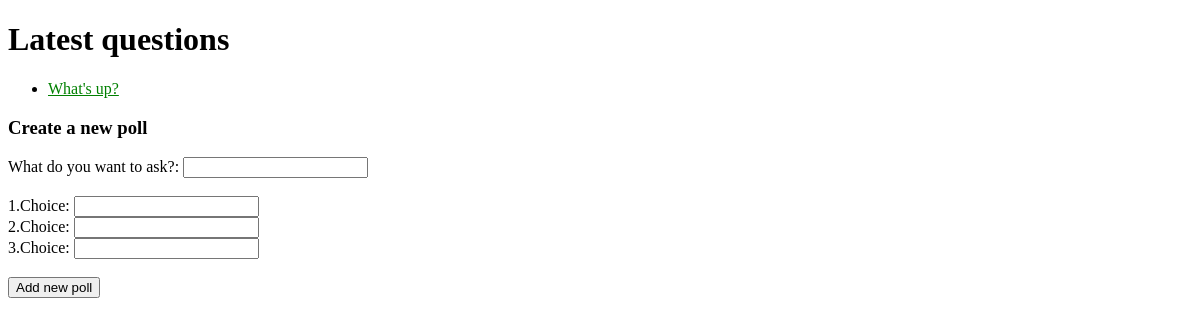
/polls/, run on an earlier commit of the app's database.
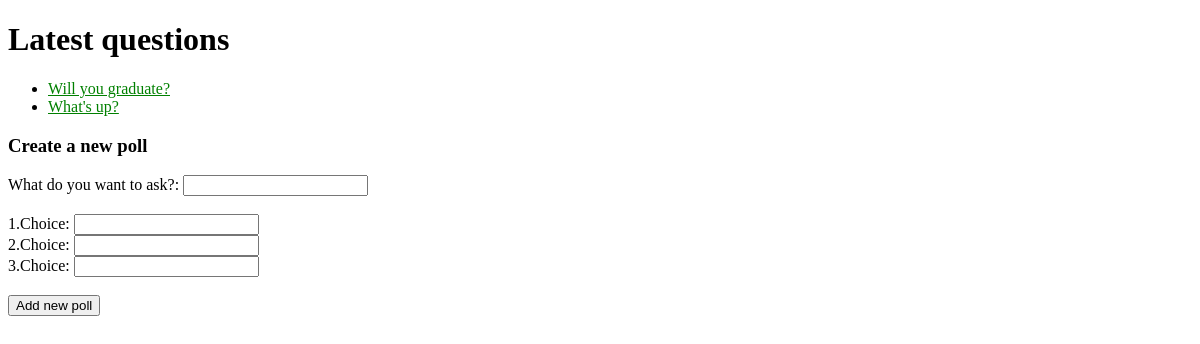
And on a later commit of the database.
### polls/models.py (models this page shows, shortened)
class Question(models.Model):
    question_text = models.CharField(max_length=200)
    pub_date = models.DateTimeField("date published")

### polls/views.py (the view)
# urls.py: path("", views.index, name="index"),
def index(request):
    latest_question_list = Question.objects.order_by("-pub_date")[:5]
    context = {"latest_question_list": latest_question_list}
    return render(request, "polls/index.html", context)

### polls/templates/polls/index.html (shortened to what this page needs)
<!doctype html>
<html lang="en-US">
  <head>
  </head>
  <body>
    {% load static %}
    <link rel="stylesheet" href="{% static 'polls/style.css' %}">
    <h1> Latest questions</h1>
    {% if latest_question_list %}
    <ul>
    	{% for question in latest_question_list %}
		<li>
		<a href="{% url 'polls:detail' question.id %}">{{ question.question_text }}</a>
		</li>
    	{% endfor %}
    </ul>
    {% else %}
    	<p>No polls are available.</p>
    {% endif %}
    <h3> Create a new poll</h3>
    <form method="post" action="{% url 'polls:create' %}">
    	<label for="question_text">What do you want to ask?:</label>
    	<input type="text" name="question_text" id="question_text" required><br>
    	<br>
    	<label> 1.Choice:</label>
    	<input type="text" name="1choice" required><br>
    	<label> 2.Choice:</label>
    	<input type="text" name="2choice" required><br>
    	<label> 3.Choice:</label>
    	<input type="text" name="3choice" required><br>
    	<br>
    	<button type="submit">Add new poll</button>
    </form>
  </body>
</html>

What changed in the data, as far as the page shows it:
added Question: question_text "Will you graduate?"
